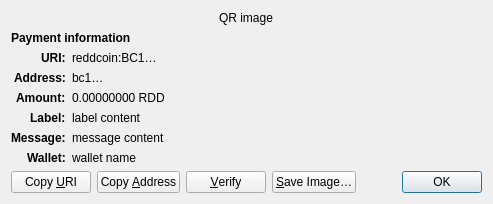
<?xml version="1.0" encoding="UTF-8"?>
<ui version="4.0">
 <class>ReceiveRequestDialog</class>
 <widget class="QDialog" name="ReceiveRequestDialog">
  <property name="geometry">
   <rect>
    <x>0</x>
    <y>0</y>
    <width>413</width>
    <height>229</height>
   </rect>
  </property>
  <property name="windowTitle">
   <string>Request payment to …</string>
  </property>
  <layout class="QGridLayout" name="gridLayout" columnstretch="0,1">
   <property name="sizeConstraint">
    <enum>QLayout::SetFixedSize</enum>
   </property>
   <item row="0" column="0" colspan="2" alignment="Qt::AlignHCenter">
    <widget class="QRImageWidget" name="qr_code">
     <property name="text">
      <string notr="true">QR image</string>
     </property>
     <property name="textInteractionFlags">
      <set>Qt::NoTextInteraction</set>
     </property>
    </widget>
   </item>
   <item row="1" column="0" colspan="2">
    <widget class="QLabel" name="payment_header">
     <property name="font">
      <font>
       <weight>75</weight>
       <bold>true</bold>
      </font>
     </property>
     <property name="text">
      <string>Payment information</string>
     </property>
     <property name="textInteractionFlags">
      <set>Qt::NoTextInteraction</set>
     </property>
    </widget>
   </item>
   <item row="2" column="0" alignment="Qt::AlignRight|Qt::AlignTop">
    <widget class="QLabel" name="uri_tag">
     <property name="font">
      <font>
       <weight>75</weight>
       <bold>true</bold>
      </font>
     </property>
     <property name="text">
      <string notr="true">URI:</string>
     </property>
     <property name="textFormat">
      <enum>Qt::PlainText</enum>
     </property>
     <property name="textInteractionFlags">
      <set>Qt::NoTextInteraction</set>
     </property>
    </widget>
   </item>
   <item row="2" column="1" alignment="Qt::AlignTop">
    <widget class="QLabel" name="uri_content">
     <property name="text">
      <string notr="true">reddcoin:BC1…</string>
     </property>
     <property name="textFormat">
      <enum>Qt::RichText</enum>
     </property>
     <property name="wordWrap">
      <bool>true</bool>
     </property>
     <property name="textInteractionFlags">
      <set>Qt::TextSelectableByMouse</set>
     </property>
    </widget>
   </item>
   <item row="3" column="0" alignment="Qt::AlignRight|Qt::AlignTop">
    <widget class="QLabel" name="address_tag">
     <property name="font">
      <font>
       <weight>75</weight>
       <bold>true</bold>
      </font>
     </property>
     <property name="text">
      <string>Address:</string>
     </property>
     <property name="textInteractionFlags">
      <set>Qt::NoTextInteraction</set>
     </property>
    </widget>
   </item>
   <item row="3" column="1" alignment="Qt::AlignTop">
    <widget class="QLabel" name="address_content">
     <property name="text">
      <string notr="true">bc1…</string>
     </property>
     <property name="textFormat">
      <enum>Qt::PlainText</enum>
     </property>
     <property name="textInteractionFlags">
      <set>Qt::TextSelectableByMouse</set>
     </property>
    </widget>
   </item>
   <item row="4" column="0" alignment="Qt::AlignRight|Qt::AlignTop">
    <widget class="QLabel" name="amount_tag">
     <property name="font">
      <font>
       <weight>75</weight>
       <bold>true</bold>
      </font>
     </property>
     <property name="text">
      <string>Amount:</string>
     </property>
     <property name="textInteractionFlags">
      <set>Qt::NoTextInteraction</set>
     </property>
    </widget>
   </item>
   <item row="4" column="1" alignment="Qt::AlignTop">
    <widget class="QLabel" name="amount_content">
     <property name="text">
      <string notr="true">0.00000000 RDD</string>
     </property>
     <property name="textFormat">
      <enum>Qt::PlainText</enum>
     </property>
     <property name="textInteractionFlags">
      <set>Qt::TextSelectableByMouse</set>
     </property>
    </widget>
   </item>
   <item row="5" column="0" alignment="Qt::AlignRight|Qt::AlignTop">
    <widget class="QLabel" name="label_tag">
     <property name="font">
      <font>
       <weight>75</weight>
       <bold>true</bold>
      </font>
     </property>
     <property name="text">
      <string>Label:</string>
     </property>
     <property name="textInteractionFlags">
      <set>Qt::NoTextInteraction</set>
     </property>
    </widget>
   </item>
   <item row="5" column="1" alignment="Qt::AlignTop">
    <widget class="QLabel" name="label_content">
     <property name="text">
      <string notr="true">label content</string>
     </property>
     <property name="textFormat">
      <enum>Qt::PlainText</enum>
     </property>
     <property name="wordWrap">
      <bool>true</bool>
     </property>
     <property name="textInteractionFlags">
      <set>Qt::TextSelectableByMouse</set>
     </property>
    </widget>
   </item>
   <item row="6" column="0" alignment="Qt::AlignRight|Qt::AlignTop">
    <widget class="QLabel" name="message_tag">
     <property name="font">
      <font>
       <weight>75</weight>
       <bold>true</bold>
      </font>
     </property>
     <property name="text">
      <string>Message:</string>
     </property>
     <property name="textInteractionFlags">
      <set>Qt::NoTextInteraction</set>
     </property>
    </widget>
   </item>
   <item row="6" column="1" alignment="Qt::AlignTop">
    <widget class="QLabel" name="message_content">
     <property name="text">
      <string notr="true">message content</string>
     </property>
     <property name="textFormat">
      <enum>Qt::PlainText</enum>
     </property>
     <property name="wordWrap">
      <bool>true</bool>
     </property>
     <property name="textInteractionFlags">
      <set>Qt::TextSelectableByMouse</set>
     </property>
    </widget>
   </item>
   <item row="7" column="0" alignment="Qt::AlignRight|Qt::AlignTop">
    <widget class="QLabel" name="wallet_tag">
     <property name="font">
      <font>
       <weight>75</weight>
       <bold>true</bold>
      </font>
     </property>
     <property name="text">
      <string>Wallet:</string>
     </property>
     <property name="textInteractionFlags">
      <set>Qt::NoTextInteraction</set>
     </property>
    </widget>
   </item>
   <item row="7" column="1" alignment="Qt::AlignTop">
    <widget class="QLabel" name="wallet_content">
     <property name="text">
      <string notr="true">wallet name</string>
     </property>
     <property name="textFormat">
      <enum>Qt::PlainText</enum>
     </property>
     <property name="wordWrap">
      <bool>true</bool>
     </property>
     <property name="textInteractionFlags">
      <set>Qt::TextSelectableByMouse</set>
     </property>
    </widget>
   </item>
   <item row="8" column="0" colspan="2">
    <layout class="QHBoxLayout" name="horizontalLayout">
     <item>
      <widget class="QPushButton" name="btnCopyURI">
       <property name="text">
        <string>Copy &amp;URI</string>
       </property>
       <property name="autoDefault">
        <bool>false</bool>
       </property>
      </widget>
     </item>
     <item>
      <widget class="QPushButton" name="btnCopyAddress">
       <property name="text">
        <string>Copy &amp;Address</string>
       </property>
       <property name="autoDefault">
        <bool>false</bool>
       </property>
      </widget>
     </item>
     <item>
      <widget class="QPushButton" name="btnVerify">
       <property name="text">
        <string>&amp;Verify</string>
       </property>
       <property name="toolTip">
        <string>Verify this address on e.g. a hardware wallet screen</string>
       </property>
       <property name="autoDefault">
        <bool>false</bool>
       </property>
      </widget>
     </item>
     <item>
      <widget class="QPushButton" name="btnSaveAs">
       <property name="text">
        <string>&amp;Save Image…</string>
       </property>
       <property name="autoDefault">
        <bool>false</bool>
       </property>
      </widget>
     </item>
     <item>
      <spacer name="horizontalSpacer_2">
       <property name="orientation">
        <enum>Qt::Horizontal</enum>
       </property>
       <property name="sizeHint" stdset="0">
        <size>
         <width>40</width>
         <height>20</height>
        </size>
       </property>
      </spacer>
     </item>
     <item>
      <widget class="QDialogButtonBox" name="buttonBox">
       <property name="focusPolicy">
        <enum>Qt::StrongFocus</enum>
       </property>
       <property name="standardButtons">
        <set>QDialogButtonBox::Ok</set>
       </property>
      </widget>
     </item>
    </layout>
   </item>
  </layout>
 </widget>
 <customwidgets>
  <customwidget>
   <class>QRImageWidget</class>
   <extends>QLabel</extends>
   <header>qt/qrimagewidget.h</header>
  </customwidget>
 </customwidgets>
 <tabstops>
  <tabstop>buttonBox</tabstop>
  <tabstop>btnCopyURI</tabstop>
  <tabstop>btnCopyAddress</tabstop>
  <tabstop>btnSaveAs</tabstop>
 </tabstops>
 <resources/>
 <connections>
  <connection>
   <sender>buttonBox</sender>
   <signal>accepted()</signal>
   <receiver>ReceiveRequestDialog</receiver>
   <slot>accept()</slot>
   <hints>
    <hint type="sourcelabel">
     <x>135</x>
     <y>230</y>
    </hint>
    <hint type="destinationlabel">
     <x>135</x>
     <y>126</y>
    </hint>
   </hints>
  </connection>
 </connections>
</ui>
